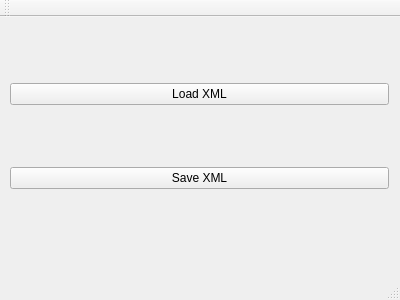
<?xml version="1.0" encoding="UTF-8"?>
<ui version="4.0">
 <class>MainWindow</class>
 <widget class="QMainWindow" name="MainWindow">
  <property name="geometry">
   <rect>
    <x>0</x>
    <y>0</y>
    <width>400</width>
    <height>300</height>
   </rect>
  </property>
  <property name="windowTitle">
   <string>MainWindow</string>
  </property>
  <widget class="QWidget" name="centralWidget">
   <widget class="QWidget" name="verticalLayoutWidget">
    <property name="geometry">
     <rect>
      <x>-1</x>
      <y>-1</y>
      <width>401</width>
      <height>241</height>
     </rect>
    </property>
    <layout class="QVBoxLayout" name="verticalLayout">
     <item>
      <widget class="QPushButton" name="loadButton">
       <property name="text">
        <string>Load XML</string>
       </property>
      </widget>
     </item>
     <item>
      <widget class="QPushButton" name="saveButton">
       <property name="text">
        <string>Save XML</string>
       </property>
      </widget>
     </item>
    </layout>
   </widget>
  </widget>
  <widget class="QMenuBar" name="menuBar">
   <property name="geometry">
    <rect>
     <x>0</x>
     <y>0</y>
     <width>400</width>
     <height>19</height>
    </rect>
   </property>
  </widget>
  <widget class="QToolBar" name="mainToolBar">
   <attribute name="toolBarArea">
    <enum>TopToolBarArea</enum>
   </attribute>
   <attribute name="toolBarBreak">
    <bool>false</bool>
   </attribute>
  </widget>
  <widget class="QStatusBar" name="statusBar"/>
 </widget>
 <layoutdefault spacing="6" margin="11"/>
 <resources/>
 <connections/>
</ui>
